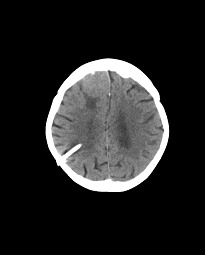
#> input picture ct_healthy (1).jpg, 205 x 255 px
$ python -i preprocessing.py   (imports and definitions only)
#> lines starting #> are read from the running program, lines starting #| are printed output that depends on the picture
"""
preprocessing.py
-----------------
Step 2: Image Preprocessing
Handles resizing, denoising, and normalization of CT/MRI brain images.
"""

import cv2
import numpy as np


IMG_SIZE = (224, 224)  # standard size expected by most CNN backbones


def load_image(path, color_mode="grayscale"):
    """Load an image from disk as grayscale or RGB."""
#> called with path = '../ct_healthy (1).jpg', color_mode = 'grayscale'
    flag = cv2.IMREAD_GRAYSCALE if color_mode == "grayscale" else cv2.IMREAD_COLOR
    img = cv2.imread(path, flag)
#> img is the input picture: shape (255, 205); min 0, max 255, mean 36.8
    if img is None:
        raise FileNotFoundError(f"Could not read image: {path}")
    return img


def resize_image(img, size=IMG_SIZE):
    """Resize image to a standard size."""
#> called with size = (224, 224)
    return cv2.resize(img, size, interpolation=cv2.INTER_AREA)
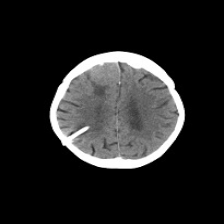
#> returned value: shape (224, 224); min 0, max 255, mean 36.8


def denoise_image(img, method="gaussian"):
    """Remove noise using a filter."""
#> called with method = 'bilateral'
    if method == "gaussian":
        return cv2.GaussianBlur(img, (5, 5), 0)
    elif method == "median":
        return cv2.medianBlur(img, 5)
    elif method == "bilateral":
        return cv2.bilateralFilter(img, d=9, sigmaColor=75, sigmaSpace=75)
    else:
        raise ValueError(f"Unknown denoise method: {method}")


def normalize_image(img):
    """Normalize pixel values to [0, 1]."""
    img = img.astype(np.float32)
#> img: shape (224, 224) float32
    return img / 255.0


def preprocess_image(path, color_mode="grayscale", denoise_method="bilateral", size=IMG_SIZE):
    """
    Full preprocessing pipeline for a single image:
    load -> resize -> denoise -> normalize
    Uses bilateral filter by default: preserves tumor edges while removing noise.
    """
    img = load_image(path, color_mode=color_mode)
    img = resize_image(img, size)
    img = denoise_image(img, denoise_method)
    img = normalize_image(img)
    return img


def clahe_enhance(img):
    """
    Optional contrast enhancement using CLAHE — helps make tumor
    boundaries more distinguishable in CT/MRI scans before fusion.
    """
    img_uint8 = (img * 255).astype(np.uint8) if img.max() <= 1.0 else img.astype(np.uint8)
    clahe = cv2.createCLAHE(clipLimit=2.0, tileGridSize=(8, 8))
    enhanced = clahe.apply(img_uint8)
    return normalize_image(enhanced)


def skull_strip(img):
    """
    Step 2b: Skull Stripping — removes skull/background, keeping only brain tissue.
    Uses Otsu thresholding + largest connected component + morphological fill.
    img: float32 [0,1] grayscale. Returns skull-stripped float32 [0,1].
    """
    img_uint8 = (img * 255).astype(np.uint8) if img.max() <= 1.0 else img.astype(np.uint8)

    # Otsu threshold to separate brain from background
    _, thresh = cv2.threshold(img_uint8, 0, 255, cv2.THRESH_BINARY + cv2.THRESH_OTSU)

    # Keep only the largest connected component (brain)
    num_labels, labels, stats, _ = cv2.connectedComponentsWithStats(thresh, connectivity=8)
    if num_labels <= 1:
        brain_mask = thresh
    else:
        largest_label = 1 + np.argmax(stats[1:, cv2.CC_STAT_AREA])
        brain_mask = np.uint8(labels == largest_label) * 255

    # Fill holes with morphological closing
    kernel = cv2.getStructuringElement(cv2.MORPH_ELLIPSE, (15, 15))
    brain_mask = cv2.morphologyEx(brain_mask, cv2.MORPH_CLOSE, kernel)

    stripped = cv2.bitwise_and(img_uint8, img_uint8, mask=brain_mask)
    return normalize_image(stripped)

>>> result = preprocess_image('../ct_healthy (1).jpg')

$ run again, on ct_healthy (2).jpg
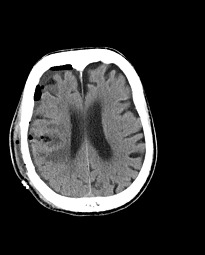
#> input picture ct_healthy (2).jpg, 205 x 255 px
#> in load_image, img is the input picture: shape (255, 205); min 0, max 255, mean 53.6
#> in resize_image, `return cv2.resize(img, size, interpolation=cv2.INTER_AREA)`:
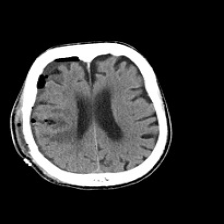
#> returned value: shape (224, 224); min 0, max 255, mean 53.5
#> in denoise_image, `return cv2.bilateralFilter(img, d=9, sigmaColor=75, sigmaSpace=75)`:
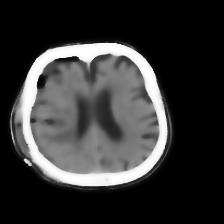
#> returned value: shape (224, 224); min 0, max 255, mean 53.5
#> img: shape (224, 224) float32

$ run again, on ct_tumor (1).jpg
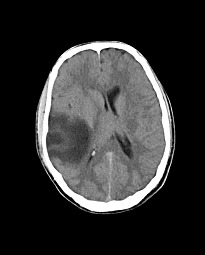
#> input picture ct_tumor (1).jpg, 205 x 255 px
#> in load_image, img is the input picture: shape (255, 205); min 0, max 255, mean 49.5
#> in resize_image, `return cv2.resize(img, size, interpolation=cv2.INTER_AREA)`:
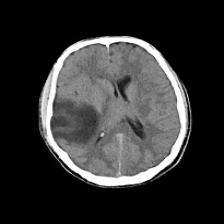
#> returned value: shape (224, 224); min 0, max 255, mean 49.5
#> in denoise_image, `return cv2.bilateralFilter(img, d=9, sigmaColor=75, sigmaSpace=75)`:
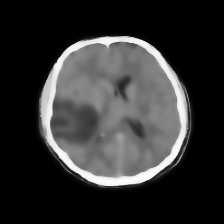
#> returned value: shape (224, 224); min 0, max 254, mean 49.5
#> img: shape (224, 224) float32

$ run again, on ct_tumor (2).jpg
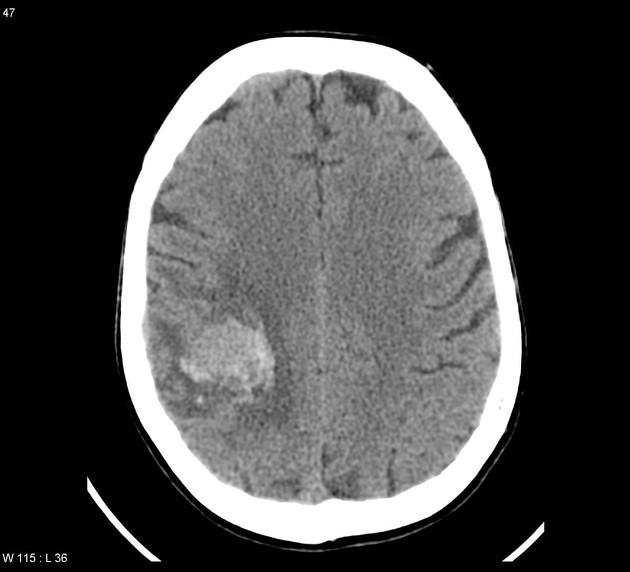
#> input picture ct_tumor (2).jpg, 630 x 572 px
#> in load_image, img is the input picture: shape (572, 630); min 0, max 255, mean 73.8
#> in resize_image, `return cv2.resize(img, size, interpolation=cv2.INTER_AREA)`:
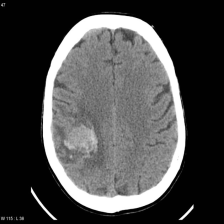
#> returned value: shape (224, 224); min 0, max 255, mean 73.8
#> in denoise_image, `return cv2.bilateralFilter(img, d=9, sigmaColor=75, sigmaSpace=75)`:
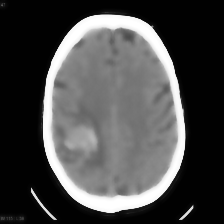
#> returned value: shape (224, 224); min 1, max 255, mean 73.7
#> img: shape (224, 224) float32
